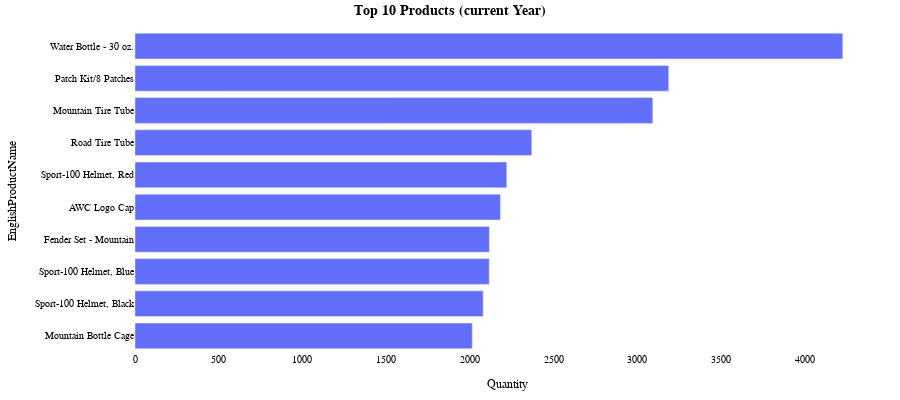

The notebook cell saved with this chart:
### Markdown cell above
> For our visualizations, we are going to use plotly. The brilliance of plotly is its interactivity. Go ahead and hover on the bar chart below.

### Code cell
fig = px.bar(df_prod, x='Quantity', y='EnglishProductName', orientation='h')
fig.update_layout(
    margin=dict(t=30,b=20,l=20,r=20),
    title="<b>Top 10 Products (current Year)</b>",
    title_x=0.5,
    paper_bgcolor='white',
    plot_bgcolor='white',
    height=400,
    font=dict(
        family="Arial",
        size=10,
        color="black",
    ),
    yaxis=dict(autorange="reversed"),
    showlegend=False
)
pio.show(fig)

### Figure 1 — Plotly figure (JSON) as saved in the notebook; plotly's stock layout.template omitted (floating-point values rounded to 4 significant figures)
{"data": [{"alignmentgroup": "True", "hovertemplate": "Quantity=%{x}<br>EnglishProductName=%{y}<extra></extra>", "legendgroup": "", "marker": {"color": "#636efa"}, "name": "", "offsetgroup": "", "orientation": "h", "showlegend": false, "textposition": "auto", "type": "bar", "x": [4226, 3187, 3092, 2369, 2220, 2182, 2116, 2115, 2079, 2014], "xaxis": "x", "y": ["Water Bottle - 30 oz.", "Patch Kit/8 Patches", "Mountain Tire Tube", "Road Tire Tube", "Sport-100 Helmet, Red", "AWC Logo Cap", "Fender Set - Mountain", "Sport-100 Helmet, Blue", "Sport-100 Helmet, Black", "Mountain Bottle Cage"], "yaxis": "y"}], "layout": {"barmode": "relative", "font": {"color": "black", "family": "Arial", "size": 10}, "height": 400, "legend": {"tracegroupgap": 0}, "margin": {"b": 20, "l": 20, "r": 20, "t": 30}, "paper_bgcolor": "white", "plot_bgcolor": "white", "showlegend": false, "title": {"text": "<b>Top 10 Products (current Year)</b>", "x": 0.5}, "xaxis": {"anchor": "y", "domain": [0, 1], "title": {"text": "Quantity"}}, "yaxis": {"anchor": "x", "autorange": "reversed", "domain": [0, 1], "title": {"text": "EnglishProductName"}}}}
